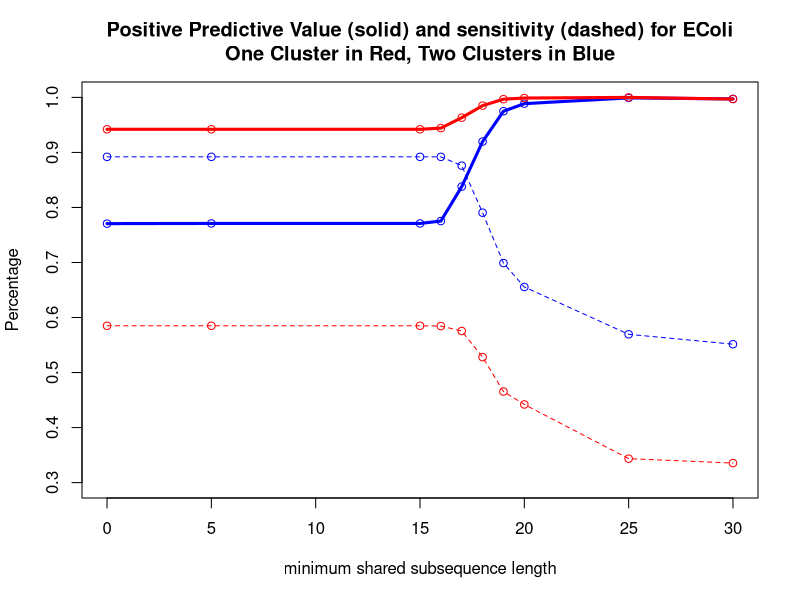
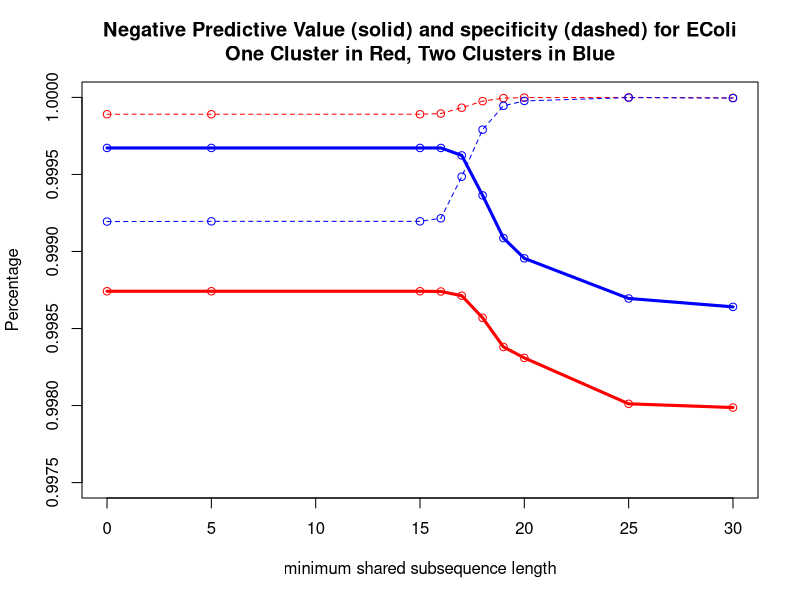

Generate these figures, in order, with R:
kVec = c( 0 , 5 , 15 , 16 , 17 , 18 , 19 , 20 , 25 , 30 ) 
correctHits1 = c( 1170 , 1170 , 1170 , 1169 , 1151 , 1056 , 931 , 884 , 687 , 671 ) 
hits1 = c( 1242 , 1242 , 1242 , 1238 , 1195 , 1072 , 934 , 885 , 687 , 673 ) 
correctHits2 = c( 1784 , 1784 , 1784 , 1784 , 1752 , 1581 , 1398 , 1311 , 1139 , 1103 ) 
hits2 = c( 2315 , 2314 , 2314 , 2301 , 2091 , 1719 , 1434 , 1326 , 1140 , 1106 ) 
falsePositives1 = hits1 - correctHits1 
falsePositives2 = hits2 - correctHits2 
trueNegatives1 = 658928 - falsePositives1 
trueNegatives2 = 658928 - falsePositives2 
falseNegatives1 = 2000 - correctHits1 
falseNegatives2 = 2000 - correctHits2 

plot( kVec , correctHits2 / hits2 , ylab="Percentage" , xlab="minimum shared subsequence length" , main="Positive Predictive Value (solid) and sensitivity (dashed) for EColi\nOne Cluster in Red, Two Clusters in Blue" , col="blue" , ylim = c(0.3,1.0) ) 
lines( kVec , correctHits2 / hits2 , type ='l' , lwd = 3 , col="blue" ) 
points( kVec , correctHits1 / hits1 , col="red" ) 
lines( kVec , correctHits1 / hits1 , type ='l' , lwd = 3 , col="red" )  
lines( kVec , correctHits2 / 2000 , lty=2 , type="o" , col = "blue" ) 
lines( kVec , correctHits1 / 2000 , lty=2 , type="o" , col = "red" )  

plot( kVec , trueNegatives1 / (trueNegatives1 + falseNegatives1) , ylab="Percentage" , xlab="minimum shared subsequence length" , main="Negative Predictive Value (solid) and specificity (dashed) for EColi\nOne Cluster in Red, Two Clusters in Blue" , col="red" , ylim=c( 0.9975,1 ) ) 
lines( kVec , trueNegatives1 / (trueNegatives1 + falseNegatives1) , lwd = 3 , col="red" ) 
points( kVec , trueNegatives2 / (trueNegatives2 + falseNegatives2) , col="blue" ) 
lines( kVec , trueNegatives2 / (trueNegatives2 + falseNegatives2) , lwd = 3 , col="blue" ) 
lines( kVec , trueNegatives1 / 658928 , lty=2 , type="o" , col="red" ) 
lines( kVec , trueNegatives2 / 658928 , lty=2 , type="o" , col="blue" ) 
